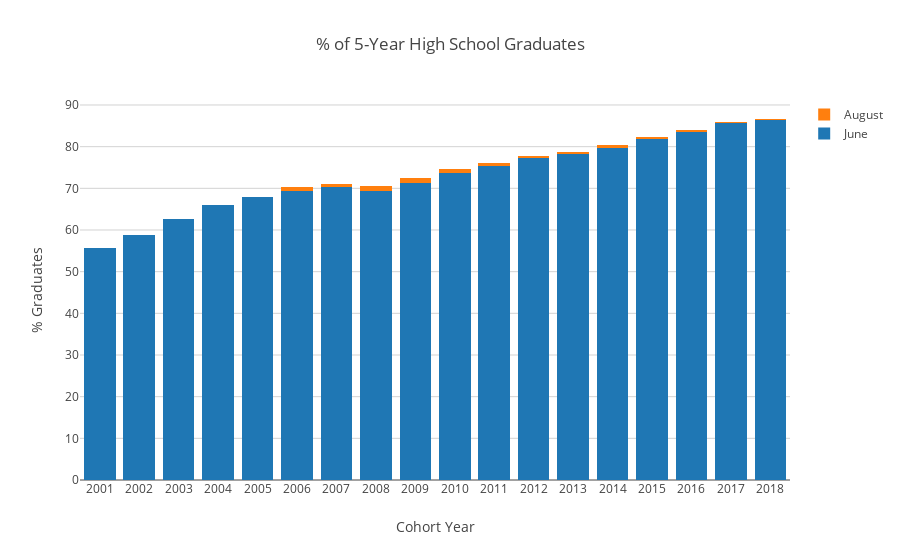

The cell this chart's notebook holds for it:
### Code cell
fig = plot_grad(five_year_grad_perc)
fig.update_layout(
    title="% of 5-Year High School Graduates"
)

### Figure 1 — Plotly figure (JSON) as saved in the notebook; plotly's stock layout.template omitted (floating-point values rounded to 4 significant figures)
{"data": [{"name": "June", "type": "bar", "x": [2001, 2002, 2003, 2004, 2005, 2006, 2007, 2008, 2009, 2010, 2011, 2012, 2013, 2014, 2015, 2016, 2017, 2018], "y": [55.73, 58.83, 62.62, 66.06, 67.81, 69.4, 70.2, 69.47, 71.36, 73.75, 75.31, 77.21, 78.16, 79.68, 81.82, 83.43, 85.61, 86.29]}, {"name": "August", "type": "bar", "x": [2001, 2002, 2003, 2004, 2005, 2006, 2007, 2008, 2009, 2010, 2011, 2012, 2013, 2014, 2015, 2016, 2017, 2018], "y": [0, 0, 0, 0, 0, 0.9753, 0.949, 1.103, 1.148, 0.8479, 0.7791, 0.637, 0.6435, 0.6372, 0.502, 0.4999, 0.3357, 0.3497]}], "layout": {"barmode": "stack", "title": {"text": "% of 5-Year High School Graduates"}, "xaxis": {"ticktext": [2001, 2002, 2003, 2004, 2005, 2006, 2007, 2008, 2009, 2010, 2011, 2012, 2013, 2014, 2015, 2016, 2017, 2018], "tickvals": [2001, 2002, 2003, 2004, 2005, 2006, 2007, 2008, 2009, 2010, 2011, 2012, 2013, 2014, 2015, 2016, 2017, 2018], "title": {"text": "Cohort Year"}}, "yaxis": {"title": {"text": "% Graduates"}}}}
